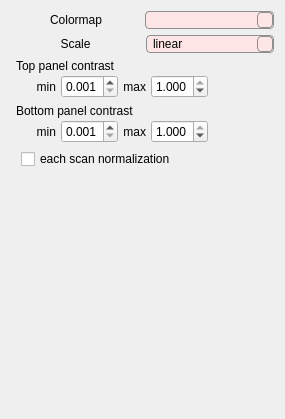
         <widget class="QWidget" name="ColorScalePage">
          <property name="geometry">
           <rect>
            <x>0</x>
            <y>0</y>
            <width>285</width>
            <height>419</height>
           </rect>
          </property>
          <property name="sizePolicy">
           <sizepolicy hsizetype="Preferred" vsizetype="Expanding">
            <horstretch>0</horstretch>
            <verstretch>0</verstretch>
           </sizepolicy>
          </property>
          <attribute name="label">
           <string> ▶  Color scale parameters</string>
          </attribute>
          <layout class="QVBoxLayout" name="verticalLayout_8">
           <item>
            <layout class="QHBoxLayout" name="ColorMap">
             <property name="spacing">
              <number>4</number>
             </property>
             <property name="sizeConstraint">
              <enum>QLayout::SetMinimumSize</enum>
             </property>
             <property name="topMargin">
              <number>0</number>
             </property>
             <item>
              <widget class="QLabel" name="ql_cmaps">
               <property name="sizePolicy">
                <sizepolicy hsizetype="Minimum" vsizetype="Preferred">
                 <horstretch>0</horstretch>
                 <verstretch>0</verstretch>
                </sizepolicy>
               </property>
               <property name="text">
                <string>Colormap</string>
               </property>
               <property name="alignment">
                <set>Qt::AlignCenter</set>
               </property>
              </widget>
             </item>
             <item>
              <widget class="QComboBox" name="qcb_cmaps">
               <property name="sizePolicy">
                <sizepolicy hsizetype="Minimum" vsizetype="Maximum">
                 <horstretch>0</horstretch>
                 <verstretch>0</verstretch>
                </sizepolicy>
               </property>
               <property name="minimumSize">
                <size>
                 <width>0</width>
                 <height>10</height>
                </size>
               </property>
               <property name="styleSheet">
                <string notr="true"> QComboBox {
	border: 1px solid #8f8f91;
	border-radius: 4px;
	background-color: rgb(255, 230, 230);
	padding-left: 6px;
 }

 QComboBox::down-arrow {
	image: url(./gui/icons/down_arrow.png);
 }

QComboBox::drop-down {
	border: 1px solid #8f8f91;
	border-radius: 4px;
	background-color: qlineargradient(spread:pad, x1:0, y1:0, x2:0, y2:1, 
stop:0 rgba(255, 240, 240, 255), stop:0.5 rgba(240, 200, 200, 255), stop:1 rgba(190, 140, 140, 255));
}

QComboBox::down-arrow:on { /* shift the arrow when popup is open */
    top: 1px;
    left: 1px;
	background-color: qlineargradient(spread:pad, x1:0, y1:0, x2:0, y2:1, 
stop:0 rgba(190, 140, 140, 255), stop:0.5 rgba(240, 200, 200, 255), stop:1 rgba(240, 240, 240, 255));
}</string>
               </property>
               <property name="editable">
                <bool>false</bool>
               </property>
              </widget>
             </item>
            </layout>
           </item>
           <item>
            <layout class="QHBoxLayout" name="horizontalLayout_2">
             <property name="rightMargin">
              <number>0</number>
             </property>
             <item>
              <widget class="QLabel" name="ql_cmapscale">
               <property name="sizePolicy">
                <sizepolicy hsizetype="Minimum" vsizetype="Preferred">
                 <horstretch>0</horstretch>
                 <verstretch>0</verstretch>
                </sizepolicy>
               </property>
               <property name="text">
                <string>Scale</string>
               </property>
               <property name="alignment">
                <set>Qt::AlignCenter</set>
               </property>
              </widget>
             </item>
             <item>
              <widget class="QComboBox" name="qcb_cmapscale">
               <property name="styleSheet">
                <string notr="true"> QComboBox {
	border: 1px solid #8f8f91;
	border-radius: 4px;
	background-color: rgb(255, 230, 230);
	padding-left: 6px;
 }

 QComboBox::down-arrow {
	image: url(./gui/icons/down_arrow.png);
 }

QComboBox::drop-down {
	border: 1px solid #8f8f91;
	border-radius: 4px;
	background-color: qlineargradient(spread:pad, x1:0, y1:0, x2:0, y2:1, 
stop:0 rgba(255, 240, 240, 255), stop:0.5 rgba(240, 200, 200, 255), stop:1 rgba(190, 140, 140, 255));
}

QComboBox::down-arrow:on { /* shift the arrow when popup is open */
    top: 1px;
    left: 1px;
	background-color: qlineargradient(spread:pad, x1:0, y1:0, x2:0, y2:1, 
stop:0 rgba(190, 140, 140, 255), stop:0.5 rgba(240, 200, 200, 255), stop:1 rgba(240, 240, 240, 255));
}</string>
               </property>
               <item>
                <property name="text">
                 <string>linear</string>
                </property>
               </item>
               <item>
                <property name="text">
                 <string>log</string>
                </property>
               </item>
               <item>
                <property name="text">
                 <string>power</string>
                </property>
               </item>
              </widget>
             </item>
            </layout>
           </item>
           <item>
            <layout class="QVBoxLayout" name="TopPanel">
             <property name="spacing">
              <number>2</number>
             </property>
             <property name="leftMargin">
              <number>5</number>
             </property>
             <property name="topMargin">
              <number>0</number>
             </property>
             <property name="rightMargin">
              <number>3</number>
             </property>
             <item>
              <widget class="QLabel" name="label_22">
               <property name="sizePolicy">
                <sizepolicy hsizetype="Minimum" vsizetype="Preferred">
                 <horstretch>0</horstretch>
                 <verstretch>0</verstretch>
                </sizepolicy>
               </property>
               <property name="layoutDirection">
                <enum>Qt::LeftToRight</enum>
               </property>
               <property name="text">
                <string>Top panel contrast</string>
               </property>
               <property name="alignment">
                <set>Qt::AlignLeading|Qt::AlignLeft|Qt::AlignVCenter</set>
               </property>
              </widget>
             </item>
             <item>
              <layout class="QHBoxLayout" name="MinMaxTP">
               <property name="spacing">
                <number>5</number>
               </property>
               <property name="leftMargin">
                <number>20</number>
               </property>
               <property name="topMargin">
                <number>0</number>
               </property>
               <item>
                <widget class="QLabel" name="label_21">
                 <property name="enabled">
                  <bool>true</bool>
                 </property>
                 <property name="text">
                  <string>min</string>
                 </property>
                 <property name="alignment">
                  <set>Qt::AlignRight|Qt::AlignTrailing|Qt::AlignVCenter</set>
                 </property>
                </widget>
               </item>
               <item>
                <widget class="QDoubleSpinBox" name="qsb_top_zmin">
                 <property name="enabled">
                  <bool>true</bool>
                 </property>
                 <property name="decimals">
                  <number>3</number>
                 </property>
                 <property name="minimum">
                  <double>0.001000000000000</double>
                 </property>
                 <property name="maximum">
                  <double>1.000000000000000</double>
                 </property>
                 <property name="singleStep">
                  <double>0.050000000000000</double>
                 </property>
                 <property name="value">
                  <double>0.001000000000000</double>
                 </property>
                </widget>
               </item>
               <item>
                <widget class="QLabel" name="label_20">
                 <property name="enabled">
                  <bool>true</bool>
                 </property>
                 <property name="text">
                  <string>max</string>
                 </property>
                 <property name="alignment">
                  <set>Qt::AlignRight|Qt::AlignTrailing|Qt::AlignVCenter</set>
                 </property>
                </widget>
               </item>
               <item>
                <widget class="QDoubleSpinBox" name="qsb_top_zmax">
                 <property name="enabled">
                  <bool>true</bool>
                 </property>
                 <property name="decimals">
                  <number>3</number>
                 </property>
                 <property name="minimum">
                  <double>0.001000000000000</double>
                 </property>
                 <property name="maximum">
                  <double>1.000000000000000</double>
                 </property>
                 <property name="singleStep">
                  <double>0.050000000000000</double>
                 </property>
                 <property name="value">
                  <double>1.000000000000000</double>
                 </property>
                </widget>
               </item>
               <item>
                <spacer name="horizontalSpacer">
                 <property name="orientation">
                  <enum>Qt::Horizontal</enum>
                 </property>
                 <property name="sizeHint" stdset="0">
                  <size>
                   <width>40</width>
                   <height>20</height>
                  </size>
                 </property>
                </spacer>
               </item>
              </layout>
             </item>
            </layout>
           </item>
           <item>
            <layout class="QVBoxLayout" name="BottomPanel">
             <property name="spacing">
              <number>2</number>
             </property>
             <property name="leftMargin">
              <number>5</number>
             </property>
             <property name="topMargin">
              <number>0</number>
             </property>
             <property name="rightMargin">
              <number>3</number>
             </property>
             <item>
              <widget class="QLabel" name="label_25">
               <property name="sizePolicy">
                <sizepolicy hsizetype="Minimum" vsizetype="Preferred">
                 <horstretch>0</horstretch>
                 <verstretch>0</verstretch>
                </sizepolicy>
               </property>
               <property name="text">
                <string>Bottom panel contrast</string>
               </property>
               <property name="alignment">
                <set>Qt::AlignLeading|Qt::AlignLeft|Qt::AlignVCenter</set>
               </property>
              </widget>
             </item>
             <item>
              <layout class="QHBoxLayout" name="MinMaxBP">
               <property name="spacing">
                <number>5</number>
               </property>
               <property name="leftMargin">
                <number>20</number>
               </property>
               <property name="topMargin">
                <number>0</number>
               </property>
               <item>
                <widget class="QLabel" name="label_29">
                 <property name="enabled">
                  <bool>true</bool>
                 </property>
                 <property name="text">
                  <string>min</string>
                 </property>
                 <property name="alignment">
                  <set>Qt::AlignRight|Qt::AlignTrailing|Qt::AlignVCenter</set>
                 </property>
                </widget>
               </item>
               <item>
                <widget class="QDoubleSpinBox" name="qsb_bot_zmin">
                 <property name="enabled">
                  <bool>true</bool>
                 </property>
                 <property name="decimals">
                  <number>3</number>
                 </property>
                 <property name="minimum">
                  <double>0.001000000000000</double>
                 </property>
                 <property name="maximum">
                  <double>1.000000000000000</double>
                 </property>
                 <property name="singleStep">
                  <double>0.050000000000000</double>
                 </property>
                </widget>
               </item>
               <item>
                <widget class="QLabel" name="label_28">
                 <property name="enabled">
                  <bool>true</bool>
                 </property>
                 <property name="text">
                  <string>max</string>
                 </property>
                 <property name="alignment">
                  <set>Qt::AlignRight|Qt::AlignTrailing|Qt::AlignVCenter</set>
                 </property>
                </widget>
               </item>
               <item>
                <widget class="QDoubleSpinBox" name="qsb_bot_zmax">
                 <property name="enabled">
                  <bool>true</bool>
                 </property>
                 <property name="decimals">
                  <number>3</number>
                 </property>
                 <property name="maximum">
                  <double>1.000000000000000</double>
                 </property>
                 <property name="singleStep">
                  <double>0.050000000000000</double>
                 </property>
                 <property name="value">
                  <double>1.000000000000000</double>
                 </property>
                </widget>
               </item>
               <item>
                <spacer name="horizontalSpacer_2">
                 <property name="orientation">
                  <enum>Qt::Horizontal</enum>
                 </property>
                 <property name="sizeHint" stdset="0">
                  <size>
                   <width>40</width>
                   <height>20</height>
                  </size>
                 </property>
                </spacer>
               </item>
              </layout>
             </item>
            </layout>
           </item>
           <item>
            <layout class="QVBoxLayout" name="verticalLayout_10">
             <property name="leftMargin">
              <number>10</number>
             </property>
             <property name="topMargin">
              <number>0</number>
             </property>
             <item>
              <widget class="QCheckBox" name="isoe_norm_cbx">
               <property name="enabled">
                <bool>true</bool>
               </property>
               <property name="text">
                <string>each scan normalization</string>
               </property>
              </widget>
             </item>
            </layout>
           </item>
           <item>
            <spacer name="verticalSpacer">
             <property name="orientation">
              <enum>Qt::Vertical</enum>
             </property>
             <property name="sizeHint" stdset="0">
              <size>
               <width>20</width>
               <height>40</height>
              </size>
             </property>
            </spacer>
           </item>
          </layout>
         </widget>
